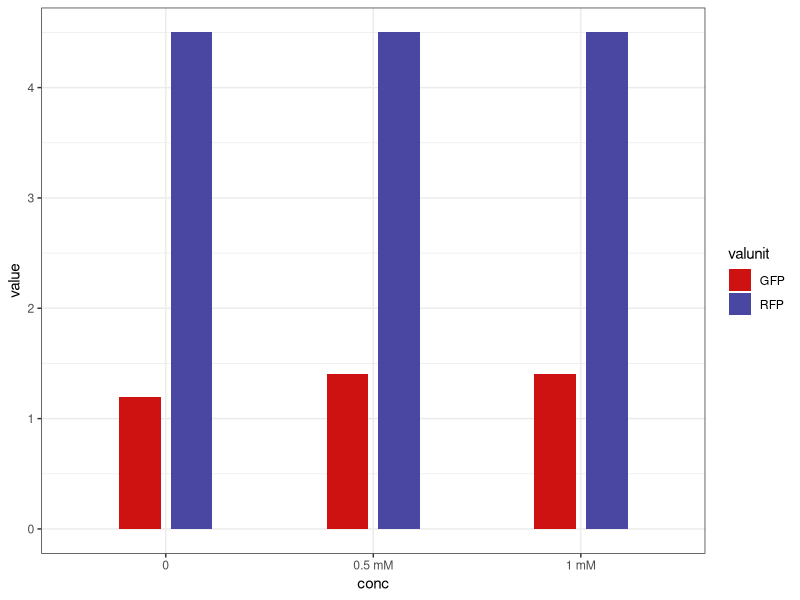

Source code (R):
## ---- chunk 1
no <- c(1)
team_name <- c("Team:Aboa")
project_title <- c("Expanded genetic code to control antibody orientation in immunodiagnostics")
project_year <- c(2019)
wiki_page <- c("https://2019.igem.org/Team:Aboa")

igem_team <- data.frame(no, 
                        team_name, 
                        project_title, 
                        project_year, 
                        wiki_page)
#knitr::kable(std, format = "markdown")
knitr::kable(igem_team)
## ---- chunk 2
id <- 1:2
BBid <- c("BBa_R0010", "BBa_K5670184")
type <- c("Promoter", "Reporter")
link <- c("http://parts.igem.org/Part:BBa_R0010",
           "http://parts.igem.org/Part:BBa_K5670184")
backbone <- rep("-", length(id))
device_id <- paste0("D", sprintf("%04d", rep(1, length(id))) )
team_name <- rep("Aboa", length(id))
user <- rep("th-kim310", length(id))

igem_part <- data.frame(id, BBid, type, link, backbone, device_id, team_name, user)
#knitr::kable(igem_part)
igem_part

## ---- chunk 3
id <- c(1:6)
strain <- rep("E.coli", length(id))
indc <- rep("IPTG", length(id))
conc <- c(0, 0, "0.5 mM", "0.5 mM", "1 mM", "1 mM")
value <- c(4.5, 1.2, 4.5, 1.4, 4.5, 1.4)
valunit <- c("RFP", "GFP", "RFP", "GFP", "RFP", "GFP")
incubhr <- rep("O/N", length(id))
incubtemp <- rep("37", length(id))
device_id <- rep("D0001", length(id))
link <- c("https://https://2019.igem.org/Team:Aboa/Contribution",
           "https://https://2019.igem.org/Team:Aboa/Contribution",
          "https://https://2019.igem.org/Team:Aboa/Contribution",
          "https://https://2019.igem.org/Team:Aboa/Contribution",
          "https://https://2019.igem.org/Team:Aboa/Contribution",
          "https://https://2019.igem.org/Team:Aboa/Contribution")


igem_obs <- data.frame(id, strain, indc, conc, value,
                        valunit, incubhr, incubtemp,
                       device_id, link)
#knitr::kable(igem_obs)
igem_obs
## ---- chunk 4
library(tidyverse)

igem_promoter <- igem_part %>% 
  left_join(igem_team, by="team_name") %>% 
  left_join(igem_obs, by="device_id")
  
igem_promoter
## ---- chunk 5
colnames(igem_promoter)
## ---- chunk 6
plot_data <- igem_promoter %>% 
  filter(BBid=="BBa_R0010") %>% 
  select(valunit, conc, value) %>% 
  mutate(valunit=factor(valunit), conc=factor(conc))

plot_data

ggplot(plot_data, aes(x=conc, y=value, fill=valunit)) +
  geom_bar(stat="identity", position=position_dodge(width=0.5), width=0.4) +
  scale_fill_manual(values=c("#ce1212", "#4a47a3")) +
  theme_bw()
